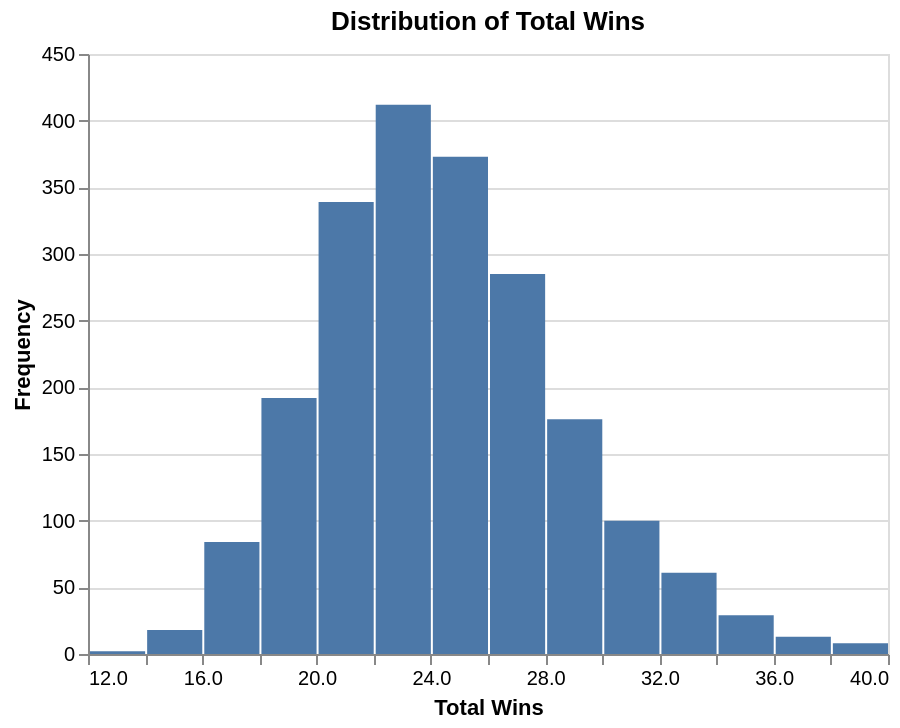

This figure's notebook cell:
### Markdown cell above
<div style="background-color: #f0f0f0; padding: 10px;">
    
#### Task 4.4: Plot the distribution of two relevant variables in the raw data (4 points)

- Use `altair` to plot the distribution of one of the numeric variables in your tidied data set.

- Use `altair` to create a visualization showing the relative proportions of each category/level for one of categorical variable in your tidied data set. 

- Clearly label the variable that is being plotted in each plot.

*Notes:* 
- *Be sure the output is as clear as possible, provide an English title along with readable x and y column names*

- *You may also add more code cells to this section*

</div>

### Code cell
import altair as alt
plot_1 = alt.Chart(df).mark_bar().encode(
    alt.X("total_wins:Q",bin=alt.Bin(maxbins=20), title="Total Wins"),
    alt.Y("count()", title="Frequency")
).properties(
    title="Distribution of Total Wins",
    width=400,
    height=300
)
plot_1

### Figure 1 — Vega-Lite specification as saved in the notebook (floating-point values rounded to 4 significant figures; data arrays with more than 128 entries replaced by an {"elided": "..."} marker saying what was removed)
{"config": {"view": {"continuousWidth": 300, "continuousHeight": 300}}, "data": {"name": "data-e258c2f24f58d7fd09d2d3af39f6e993"}, "mark": {"type": "bar"}, "encoding": {"x": {"bin": {"maxbins": 20}, "field": "total_wins", "title": "Total Wins", "type": "quantitative"}, "y": {"aggregate": "count", "title": "Frequency", "type": "quantitative"}}, "height": 300, "title": "Distribution of Total Wins", "width": 400, "$schema": "https://vega.github.io/schema/vega-lite/v5.20.1.json", "datasets": {"data-e258c2f24f58d7fd09d2d3af39f6e993": {"elided": "2092 records"}}}
